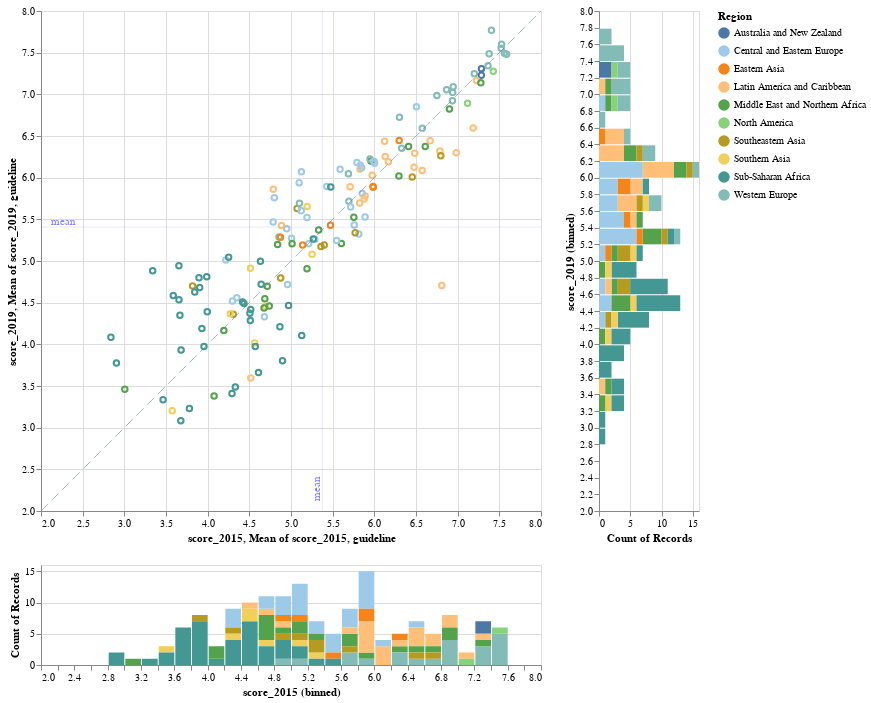

Notebook code cell kept with this figure:
### Code cell
test = altair_chart(happiness_data_yearly, w1.value, w2.value)
test

### Figure 1 — Vega-Lite specification as saved in the notebook (floating-point values rounded to 4 significant figures; data arrays with more than 128 entries replaced by an {"elided": "..."} marker saying what was removed)
{"config": {"view": {"continuousWidth": 400, "continuousHeight": 300}}, "vconcat": [{"hconcat": [{"layer": [{"mark": "point", "encoding": {"color": {"condition": {"type": "nominal", "field": "Region", "scale": {"scheme": "tableau20"}, "selection": "selector004"}, "value": "lightgray"}, "opacity": {"condition": {"value": 1, "selection": "selector003"}, "value": 0.2}, "tooltip": [{"type": "nominal", "field": "Country"}, {"type": "quantitative", "field": "score_2015"}, {"type": "quantitative", "field": "score_2019"}], "x": {"type": "quantitative", "field": "score_2015", "scale": {"domain": [2.0, 8.0]}}, "y": {"type": "quantitative", "field": "score_2019", "scale": {"domain": [2.0, 8.0]}}}, "height": 500, "selection": {"selector003": {"type": "multi", "fields": ["Region"], "bind": "legend"}, "selector004": {"type": "single", "empty": "all", "fields": ["Country"]}}, "width": 500}, {"mark": "rule", "encoding": {"color": {"value": "blue"}, "size": {"value": 0.1}, "x": {"type": "quantitative", "aggregate": "mean", "field": "score_2015"}}, "transform": [{"filter": {"selection": {"or": ["selector003", "selector004"]}}}]}, {"mark": {"type": "text", "align": "left", "angle": 270, "baseline": "bottom", "color": "blue", "opacity": 0.5, "text": "mean"}, "encoding": {"x": {"type": "quantitative", "aggregate": "mean", "field": "score_2015"}, "y": {"value": 490}}, "transform": [{"filter": {"selection": {"or": ["selector003", "selector004"]}}}]}, {"mark": "rule", "encoding": {"color": {"value": "blue"}, "size": {"value": 0.1}, "y": {"type": "quantitative", "aggregate": "mean", "field": "score_2019"}}, "transform": [{"filter": {"selection": {"or": ["selector003", "selector004"]}}}]}, {"mark": {"type": "text", "align": "left", "angle": 0, "baseline": "bottom", "color": "blue", "opacity": 0.5, "text": "mean"}, "encoding": {"x": {"value": 10}, "y": {"type": "quantitative", "aggregate": "mean", "field": "score_2019"}}, "transform": [{"filter": {"selection": {"or": ["selector003", "selector004"]}}}]}, {"mark": {"type": "line", "strokeDash": [10, 5]}, "encoding": {"size": {"value": 0.5}, "x": {"type": "quantitative", "field": "guideline", "scale": {"domain": [2.0, 8.0]}}, "y": {"type": "quantitative", "field": "guideline", "scale": {"domain": [2.0, 8.0]}}}}]}, {"mark": "bar", "encoding": {"color": {"type": "nominal", "field": "Region"}, "x": {"type": "quantitative", "aggregate": "count"}, "y": {"type": "quantitative", "bin": {"extent": [2.0, 8.0], "maxbins": 30}, "field": "score_2019"}}, "height": 500, "transform": [{"filter": {"selection": {"or": ["selector003", "selector004"]}}}], "width": 100}]}, {"mark": "bar", "encoding": {"color": {"type": "nominal", "field": "Region"}, "x": {"type": "quantitative", "bin": {"extent": [2.0, 8.0], "maxbins": 30}, "field": "score_2015"}, "y": {"type": "nominal", "aggregate": "count", "field": "Country"}}, "height": 100, "transform": [{"filter": {"selection": {"or": ["selector003", "selector004"]}}}], "width": 500}], "data": {"name": "data-ca9d8fb6e749baefc93495949693a4e5"}, "$schema": "https://vega.github.io/schema/vega-lite/v4.8.1.json", "datasets": {"data-ca9d8fb6e749baefc93495949693a4e5": {"elided": "164 records"}}}
